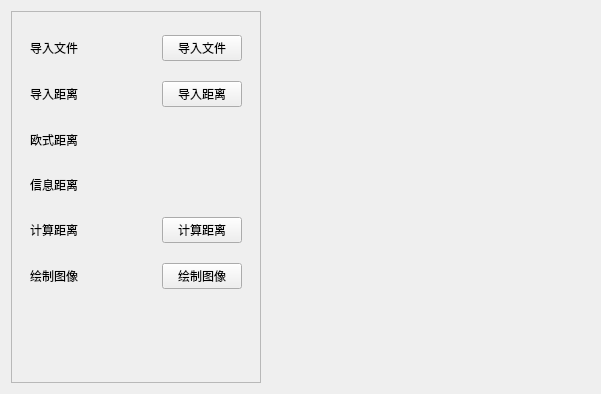
<?xml version="1.0" encoding="UTF-8"?>
<ui version="4.0">
 <class>distance_page</class>
 <widget class="QWidget" name="distance_page">
  <property name="geometry">
   <rect>
    <x>0</x>
    <y>0</y>
    <width>601</width>
    <height>394</height>
   </rect>
  </property>
  <property name="windowTitle">
   <string>Form</string>
  </property>
  <layout class="QHBoxLayout" name="mainHorizontalLayout">
   <item>
    <widget class="QScrollArea" name="scrollArea">
     <property name="sizePolicy">
      <sizepolicy hsizetype="Fixed" vsizetype="Minimum">
       <horstretch>0</horstretch>
       <verstretch>0</verstretch>
      </sizepolicy>
     </property>
     <property name="minimumSize">
      <size>
       <width>250</width>
       <height>250</height>
      </size>
     </property>
     <property name="widgetResizable">
      <bool>true</bool>
     </property>
     <widget class="QWidget" name="scrollAreaWidgetContents">
      <property name="geometry">
       <rect>
        <x>0</x>
        <y>0</y>
        <width>248</width>
        <height>380</height>
       </rect>
      </property>
      <layout class="QVBoxLayout" name="verticalLayout">
       <item>
        <widget class="QWidget" name="widget" native="true">
         <property name="sizePolicy">
          <sizepolicy hsizetype="Preferred" vsizetype="Fixed">
           <horstretch>0</horstretch>
           <verstretch>0</verstretch>
          </sizepolicy>
         </property>
         <property name="minimumSize">
          <size>
           <width>0</width>
           <height>0</height>
          </size>
         </property>
         <layout class="QVBoxLayout" name="functionVerticalLayout">
          <property name="spacing">
           <number>10</number>
          </property>
          <item>
           <layout class="QHBoxLayout" name="horizontalLayout">
            <property name="topMargin">
             <number>5</number>
            </property>
            <property name="bottomMargin">
             <number>5</number>
            </property>
            <item>
             <widget class="BodyLabel" name="label">
              <property name="sizePolicy">
               <sizepolicy hsizetype="Preferred" vsizetype="Preferred">
                <horstretch>0</horstretch>
                <verstretch>0</verstretch>
               </sizepolicy>
              </property>
              <property name="minimumSize">
               <size>
                <width>0</width>
                <height>25</height>
               </size>
              </property>
              <property name="text">
               <string>导入文件</string>
              </property>
             </widget>
            </item>
            <item>
             <spacer name="horizontalSpacer">
              <property name="orientation">
               <enum>Qt::Orientation::Horizontal</enum>
              </property>
              <property name="sizeHint" stdset="0">
               <size>
                <width>40</width>
                <height>20</height>
               </size>
              </property>
             </spacer>
            </item>
            <item>
             <widget class="PushButton" name="loadFileButton">
              <property name="sizePolicy">
               <sizepolicy hsizetype="Preferred" vsizetype="Preferred">
                <horstretch>0</horstretch>
                <verstretch>0</verstretch>
               </sizepolicy>
              </property>
              <property name="text">
               <string>导入文件</string>
              </property>
             </widget>
            </item>
           </layout>
          </item>
          <item>
           <layout class="QHBoxLayout" name="horizontalLayout_2">
            <property name="topMargin">
             <number>5</number>
            </property>
            <property name="bottomMargin">
             <number>5</number>
            </property>
            <item>
             <widget class="BodyLabel" name="label_2">
              <property name="sizePolicy">
               <sizepolicy hsizetype="Preferred" vsizetype="Preferred">
                <horstretch>0</horstretch>
                <verstretch>0</verstretch>
               </sizepolicy>
              </property>
              <property name="minimumSize">
               <size>
                <width>0</width>
                <height>25</height>
               </size>
              </property>
              <property name="text">
               <string>导入距离</string>
              </property>
             </widget>
            </item>
            <item>
             <spacer name="horizontalSpacer_2">
              <property name="orientation">
               <enum>Qt::Orientation::Horizontal</enum>
              </property>
              <property name="sizeHint" stdset="0">
               <size>
                <width>40</width>
                <height>20</height>
               </size>
              </property>
             </spacer>
            </item>
            <item>
             <widget class="PushButton" name="loadDistButton">
              <property name="sizePolicy">
               <sizepolicy hsizetype="Preferred" vsizetype="Preferred">
                <horstretch>0</horstretch>
                <verstretch>0</verstretch>
               </sizepolicy>
              </property>
              <property name="text">
               <string>导入距离</string>
              </property>
             </widget>
            </item>
           </layout>
          </item>
          <item>
           <layout class="QHBoxLayout" name="horizontalLayout_3">
            <property name="topMargin">
             <number>5</number>
            </property>
            <property name="bottomMargin">
             <number>5</number>
            </property>
            <item>
             <widget class="BodyLabel" name="label_3">
              <property name="sizePolicy">
               <sizepolicy hsizetype="Preferred" vsizetype="Preferred">
                <horstretch>0</horstretch>
                <verstretch>0</verstretch>
               </sizepolicy>
              </property>
              <property name="minimumSize">
               <size>
                <width>0</width>
                <height>25</height>
               </size>
              </property>
              <property name="text">
               <string>欧式距离</string>
              </property>
             </widget>
            </item>
            <item>
             <spacer name="horizontalSpacer_3">
              <property name="orientation">
               <enum>Qt::Orientation::Horizontal</enum>
              </property>
              <property name="sizeHint" stdset="0">
               <size>
                <width>40</width>
                <height>20</height>
               </size>
              </property>
             </spacer>
            </item>
            <item>
             <widget class="SwitchButton" name="euDistSwitch" native="true"/>
            </item>
           </layout>
          </item>
          <item>
           <layout class="QHBoxLayout" name="horizontalLayout_4">
            <property name="topMargin">
             <number>5</number>
            </property>
            <property name="bottomMargin">
             <number>5</number>
            </property>
            <item>
             <widget class="BodyLabel" name="label_4">
              <property name="sizePolicy">
               <sizepolicy hsizetype="Preferred" vsizetype="Preferred">
                <horstretch>0</horstretch>
                <verstretch>0</verstretch>
               </sizepolicy>
              </property>
              <property name="minimumSize">
               <size>
                <width>0</width>
                <height>25</height>
               </size>
              </property>
              <property name="text">
               <string>信息距离</string>
              </property>
             </widget>
            </item>
            <item>
             <spacer name="horizontalSpacer_4">
              <property name="orientation">
               <enum>Qt::Orientation::Horizontal</enum>
              </property>
              <property name="sizeHint" stdset="0">
               <size>
                <width>40</width>
                <height>20</height>
               </size>
              </property>
             </spacer>
            </item>
            <item>
             <widget class="SwitchButton" name="infoDistSwitch" native="true"/>
            </item>
           </layout>
          </item>
          <item>
           <layout class="QHBoxLayout" name="horizontalLayout_5">
            <property name="topMargin">
             <number>5</number>
            </property>
            <property name="bottomMargin">
             <number>5</number>
            </property>
            <item>
             <widget class="BodyLabel" name="label_5">
              <property name="sizePolicy">
               <sizepolicy hsizetype="Preferred" vsizetype="Preferred">
                <horstretch>0</horstretch>
                <verstretch>0</verstretch>
               </sizepolicy>
              </property>
              <property name="minimumSize">
               <size>
                <width>0</width>
                <height>25</height>
               </size>
              </property>
              <property name="text">
               <string>计算距离</string>
              </property>
             </widget>
            </item>
            <item>
             <spacer name="horizontalSpacer_5">
              <property name="orientation">
               <enum>Qt::Orientation::Horizontal</enum>
              </property>
              <property name="sizeHint" stdset="0">
               <size>
                <width>40</width>
                <height>20</height>
               </size>
              </property>
             </spacer>
            </item>
            <item>
             <widget class="PushButton" name="calDistButton">
              <property name="sizePolicy">
               <sizepolicy hsizetype="Preferred" vsizetype="Preferred">
                <horstretch>0</horstretch>
                <verstretch>0</verstretch>
               </sizepolicy>
              </property>
              <property name="text">
               <string>计算距离</string>
              </property>
             </widget>
            </item>
           </layout>
          </item>
          <item>
           <layout class="QHBoxLayout" name="horizontalLayout_6">
            <property name="topMargin">
             <number>5</number>
            </property>
            <property name="bottomMargin">
             <number>5</number>
            </property>
            <item>
             <widget class="BodyLabel" name="label_6">
              <property name="sizePolicy">
               <sizepolicy hsizetype="Preferred" vsizetype="Preferred">
                <horstretch>0</horstretch>
                <verstretch>0</verstretch>
               </sizepolicy>
              </property>
              <property name="minimumSize">
               <size>
                <width>0</width>
                <height>25</height>
               </size>
              </property>
              <property name="text">
               <string>绘制图像</string>
              </property>
             </widget>
            </item>
            <item>
             <spacer name="horizontalSpacer_6">
              <property name="orientation">
               <enum>Qt::Orientation::Horizontal</enum>
              </property>
              <property name="sizeHint" stdset="0">
               <size>
                <width>40</width>
                <height>20</height>
               </size>
              </property>
             </spacer>
            </item>
            <item>
             <widget class="PushButton" name="drawButton">
              <property name="sizePolicy">
               <sizepolicy hsizetype="Preferred" vsizetype="Preferred">
                <horstretch>0</horstretch>
                <verstretch>0</verstretch>
               </sizepolicy>
              </property>
              <property name="text">
               <string>绘制图像</string>
              </property>
             </widget>
            </item>
           </layout>
          </item>
         </layout>
        </widget>
       </item>
       <item>
        <spacer name="verticalSpacer">
         <property name="orientation">
          <enum>Qt::Orientation::Vertical</enum>
         </property>
         <property name="sizeHint" stdset="0">
          <size>
           <width>20</width>
           <height>40</height>
          </size>
         </property>
        </spacer>
       </item>
      </layout>
     </widget>
    </widget>
   </item>
   <item>
    <layout class="QVBoxLayout" name="showVerticalLayout">
     <item>
      <widget class="TabBar" name="tabBar" native="true"/>
     </item>
     <item>
      <widget class="QStackedWidget" name="stackedWidget">
       <property name="currentIndex">
        <number>-1</number>
       </property>
      </widget>
     </item>
    </layout>
   </item>
  </layout>
 </widget>
 <customwidgets>
  <customwidget>
   <class>PushButton</class>
   <extends>QPushButton</extends>
   <header>qfluentwidgets</header>
  </customwidget>
  <customwidget>
   <class>TabBar</class>
   <extends>QWidget</extends>
   <header>qfluentwidgets</header>
   <container>1</container>
  </customwidget>
  <customwidget>
   <class>BodyLabel</class>
   <extends>QLabel</extends>
   <header>qfluentwidgets</header>
  </customwidget>
  <customwidget>
   <class>SwitchButton</class>
   <extends>QWidget</extends>
   <header>qfluentwidgets</header>
   <container>1</container>
  </customwidget>
 </customwidgets>
 <resources/>
 <connections/>
</ui>
